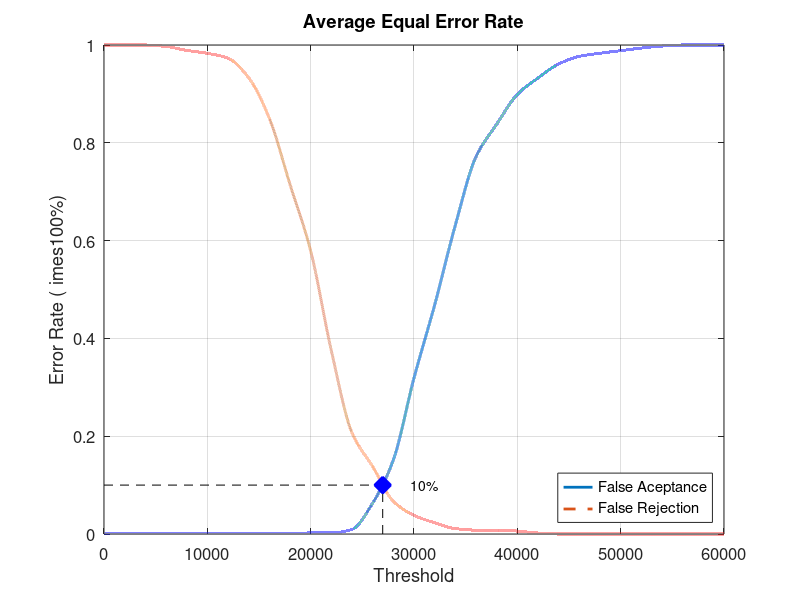
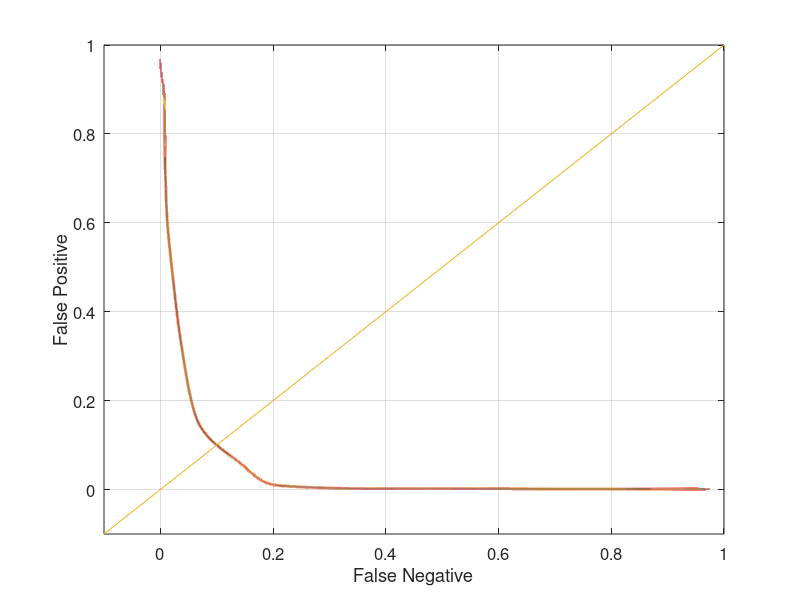

Source code (MATLAB) for these figures, in order:
close all;
clear;
clc;
x = 0:2000:60000;
xq = 0:0.5:60000;

y0 = [0 0.00105263 0.00105263 0.00105263 0.00105263 0.00105263 0.00105263 0.00105263 0.00105263 0.00105263 0.00210526 0.00210526 0.00947368 0.0631579 0.151579 0.318947 0.468421 0.631579 0.771579 0.837895 0.898947 0.932632 0.961053 0.976842 0.983158 0.988421 0.993684 0.997895 1 1 1]
yy0 = interp1(x, y0, xq, 'pchip');
y1 = [1 1 1 0.997 0.989 0.983 0.973 0.933 0.85 0.715 0.579 0.375 0.207 0.138 0.067 0.038 0.023 0.011 0.008 0.008 0.006 0.002 0 0 0 0 0 0 0 0 0]
yy1 = interp1(x, y1, xq, 'pchip');

% Calculating EER: 
y2 = abs(y0 - y1);
find(y2 == min(y2))
yy2 = abs(yy0 - yy1);
xEER = find(yy2 == min(yy2));
xEERIndex = xq(xEER) % X-axis EER
yEER = yy0(xEER) % Y-axis EER

main = figure
plot(xq, yy0,'-','LineWidth', 2);	hold on
plot(xq, yy1,'--','LineWidth', 2);	hold on
plot([xEERIndex xEERIndex], [0 yEER], 'k--');	hold on
plot([0 xEERIndex], [yEER yEER], 'k--');	hold on
plot(xEERIndex, yEER, 'bx', 'LineWidth', 10);	hold on
text(xEERIndex + 10 * xEERIndex / 100, yEER, [num2str(round((10000 * yEER)) / 100) '%'])
legend('False Aceptance', 'False Rejection', 'Location', 'SouthEast')
xlabel('Threshold')
ylabel('Error Rate (	imes100%)')
title('Average Equal Error Rate')
set(gca, 'FontSize', 12)
axis([0 60000 0 1])
grid on

print(main, 'Database1AverageMain', '-dpng');
FNRxFPR = figure('Color', [1 1 1]);
plot(yy1, yy0, '-', yy1, yy0, 'LineWidth', 2);
hold on
y = -0.1:0.1:1
plot(y, y); 
set(gca, 'FontSize', 12)
xlabel('False Negative')
ylabel('False Positive')
axis([-0.1 1 -0.1 1])
set(gca, 'FontSize', 12)
grid on

print(FNRxFPR, 'Database1AverageFNRxFPR','-dpng');
